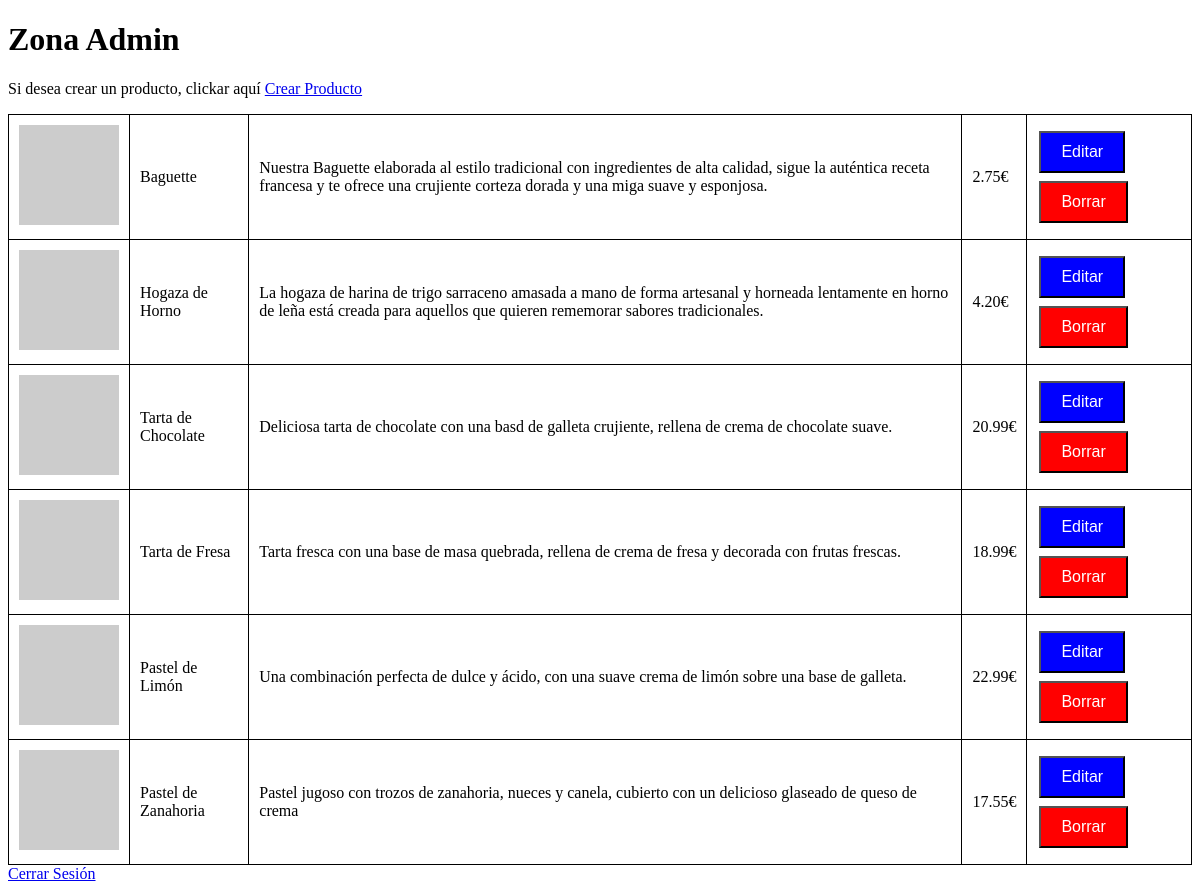
Page /admin/index.php on the earlier database version.
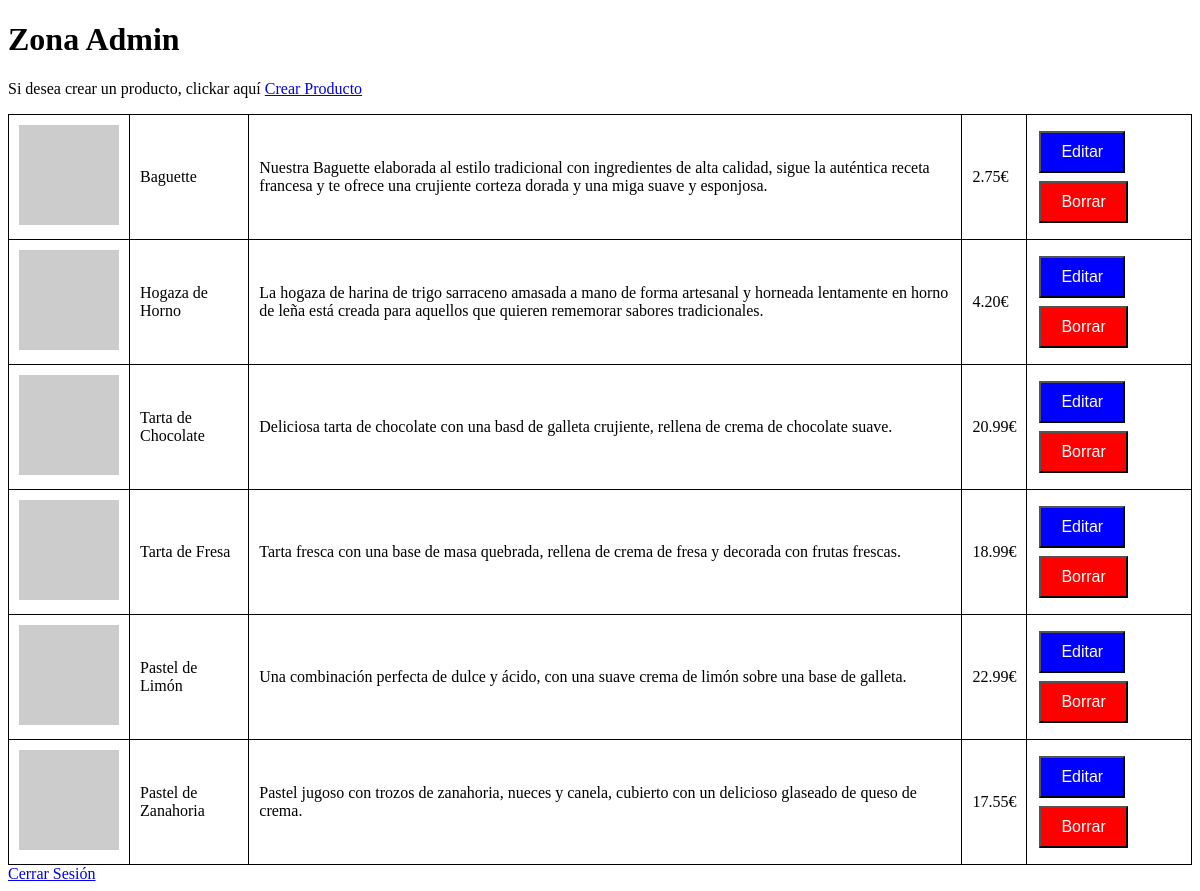
Same page on the later database version.
### tables this page shows
CREATE TABLE `productos` (
  `id` int NOT NULL AUTO_INCREMENT,
  `nombre` varchar(45) DEFAULT NULL,
  `descripcion` varchar(255) DEFAULT NULL,
  `precio` decimal(4,2) DEFAULT NULL,
  `categorias_id` int NOT NULL,
  `imagen` longblob,
  PRIMARY KEY (`id`),
  KEY `fk_Productos_Categorias_idx` (`categorias_id`),
  CONSTRAINT `fk_Productos_Categorias` FOREIGN KEY (`categorias_id`) REFERENCES `categorias` (`id`)
);

### admin/index.php (the view, shortened to what this page needs)
<?php
function listarPanaderia()
{
    $bd = conectarDB();
    $consulta = $bd->prepare("SELECT id, nombre, descripcion, precio, imagen FROM productos");
    $consulta->execute();
    $resultado = $consulta->get_result();
?>
    <table>
    <h1>Zona Admin</h1>
    <p>Si desea crear un producto, clickar aquí <a href="./propiedades/crear.php">Crear Producto</a></p>
    <?php while ($row = $resultado->fetch_assoc()): ?>
        <tr>
            <?php
            if (!empty($row['imagen'])) {
                echo "<td><img src='../imagenes/" . $row['imagen'] . "' width='100'></td>";
            } else {
                echo "<td><img src='https://via.placeholder.com/150' width='100'></td>";
            }
            ?>
            <td><?= $row['nombre'] ?></td>
            <td><?= $row['descripcion'] ?></td>
            <td><?= $row['precio'] ?>€</td>
            <td>
                <form action='<?= htmlspecialchars($_SERVER["PHP_SELF"]) ?>' method='post' style='display: inline;'>
                    <button type='submit' class='edit' name='editar'>Editar</button>
                </form>
                <form action='<?= htmlspecialchars($_SERVER["PHP_SELF"]) ?>' method='post' style='display: inline;'>
                    <button type='submit' class='delete' name='borrar'>Borrar</button>
                </form>
            </td>
        </tr>
    <?php endwhile; ?>
    </table>
<?php
}
?>
<!DOCTYPE html>
<html>
<head>
<link rel="stylesheet" type="text/css" href="../styles/admin.css">
</head>
<body>
    <?php listarPanaderia(); ?>
    <a href='../../index.php?logout=true'>Cerrar Sesión</a>
</body>
</html>

### styles/admin.css (style rules this page uses)
table { width: 100%; border-collapse: collapse; }
td { border: 1px solid #000; padding: 10px; }
button { color: white; padding: 10px 20px; text-align: center; text-decoration: none; display: inline-block; font-size: 16px; margin: 4px 2px; cursor: pointer; }
.edit { background-color: blue; }
.delete { background-color: red; }

Differences in the rows shown:
changed productos "Pastel de Zanahoria": descripcion "Pastel jugoso con trozos de zanahoria, nueces y canela, cubierto con un delicioso glaseado de queso de crema" → "Pastel jugoso con trozos de zanahoria, nueces y canela, cubierto con un delicioso glaseado de queso de crema."
